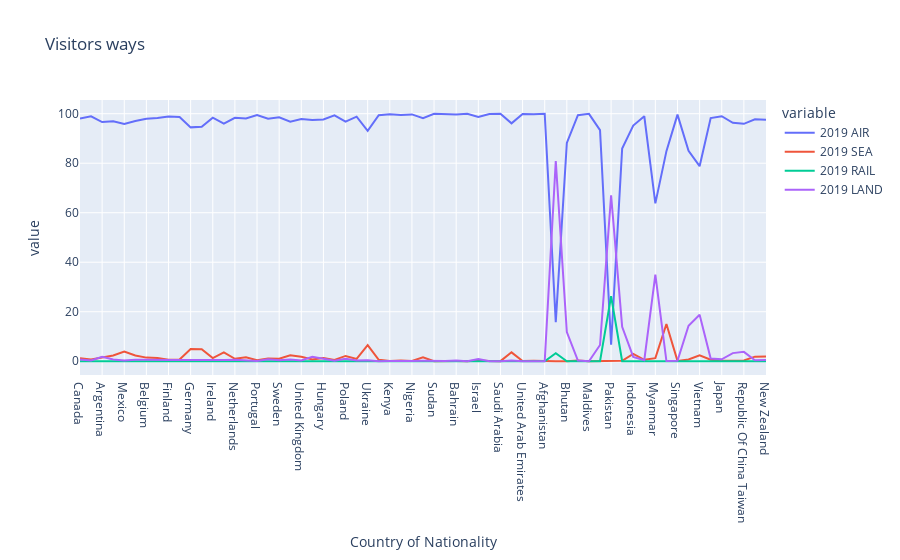

Notebook source saved alongside this figure:
### Code cell
px.line(df,df.index,['2019 AIR',
    '2019 SEA',
    '2019 RAIL',
    '2019 LAND'],title='Visitors ways')

### Figure 1 — Plotly figure (JSON) as saved in the notebook; plotly's stock layout.template omitted (floating-point values rounded to 4 significant figures)
{"data": [{"hovertemplate": "variable=2019 AIR<br>Country of Nationality=%{x}<br>value=%{y}<extra></extra>", "legendgroup": "2019 AIR", "line": {"color": "#636efa", "dash": "solid"}, "marker": {"symbol": "circle"}, "mode": "lines", "name": "2019 AIR", "orientation": "v", "showlegend": true, "type": "scatter", "x": ["Canada", "United States Of America", "Argentina", "Brazil", "Mexico", "Austria", "Belgium", "Denmark", "Finland", "France", "Germany", "Greece", "Ireland", "Italy", "Netherlands", "Norway", "Portugal", "Spain", "Sweden", "Switzerland", "United Kingdom", "Czech Rep.", "Hungary", "Kazakhstan", "Poland", "Russian Federation", "Ukraine", "Egypt", "Kenya", "Mauritius", "Nigeria", "South Africa", "Sudan", "Tanzania", "Bahrain", "Iraq", "Israel", "Oman", "Saudi Arabia", "Turkey", "United Arab Emirates", "Yemen", "Afghanistan", "Bangladesh", "Bhutan", "Iran", "Maldives", "Nepal", "Pakistan", "Sri Lanka", "Indonesia", "Malaysia", "Myanmar", "Philippines", "Singapore", "Thailand", "Vietnam", "China", "Japan", "Korea (Republic Of ", "Republic Of China Taiwan", "Australia", "New Zealand"], "xaxis": "x", "y": [98.1, 98.97, 96.61, 96.93, 95.82, 97.04, 97.92, 98.22, 98.87, 98.7, 94.48, 94.73, 98.38, 95.98, 98.36, 98.06, 99.48, 98, 98.54, 96.81, 97.87, 97.49, 97.68, 99.3, 96.83, 98.81, 93.04, 99.39, 99.81, 99.47, 99.71, 98.18, 99.94, 99.76, 99.67, 99.98, 98.71, 99.9, 99.95, 96.11, 99.9, 99.75, 99.97, 15.79, 88.2, 99.4, 99.93, 93.36, 6.66, 85.95, 95.23, 98.97, 63.76, 84.88, 99.64, 84.98, 78.81, 98.25, 98.98, 96.32, 95.9, 97.77, 97.58], "yaxis": "y"}, {"hovertemplate": "variable=2019 SEA<br>Country of Nationality=%{x}<br>value=%{y}<extra></extra>", "legendgroup": "2019 SEA", "line": {"color": "#EF553B", "dash": "solid"}, "marker": {"symbol": "circle"}, "mode": "lines", "name": "2019 SEA", "orientation": "v", "showlegend": true, "type": "scatter", "x": ["Canada", "United States Of America", "Argentina", "Brazil", "Mexico", "Austria", "Belgium", "Denmark", "Finland", "France", "Germany", "Greece", "Ireland", "Italy", "Netherlands", "Norway", "Portugal", "Spain", "Sweden", "Switzerland", "United Kingdom", "Czech Rep.", "Hungary", "Kazakhstan", "Poland", "Russian Federation", "Ukraine", "Egypt", "Kenya", "Mauritius", "Nigeria", "South Africa", "Sudan", "Tanzania", "Bahrain", "Iraq", "Israel", "Oman", "Saudi Arabia", "Turkey", "United Arab Emirates", "Yemen", "Afghanistan", "Bangladesh", "Bhutan", "Iran", "Maldives", "Nepal", "Pakistan", "Sri Lanka", "Indonesia", "Malaysia", "Myanmar", "Philippines", "Singapore", "Thailand", "Vietnam", "China", "Japan", "Korea (Republic Of ", "Republic Of China Taiwan", "Australia", "New Zealand"], "xaxis": "x", "y": [1.22, 0.68, 1.54, 2.33, 3.89, 2.34, 1.47, 1.33, 0.65, 0.75, 4.96, 4.88, 1.28, 3.56, 0.99, 1.59, 0.37, 1.16, 1.01, 2.45, 1.82, 0.74, 1.35, 0.52, 2.15, 0.92, 6.53, 0.57, 0.06, 0.27, 0.14, 1.63, 0.04, 0.15, 0.07, 0.02, 0.35, 0.09, 0.04, 3.6, 0.1, 0.2, 0.01, 0.04, 0.02, 0.31, 0.05, 0.05, 0.04, 0.18, 3.01, 0.59, 1.24, 15.03, 0.14, 0.69, 2.42, 0.62, 0.25, 0.41, 0.31, 1.85, 1.95], "yaxis": "y"}, {"hovertemplate": "variable=2019 RAIL<br>Country of Nationality=%{x}<br>value=%{y}<extra></extra>", "legendgroup": "2019 RAIL", "line": {"color": "#00cc96", "dash": "solid"}, "marker": {"symbol": "circle"}, "mode": "lines", "name": "2019 RAIL", "orientation": "v", "showlegend": true, "type": "scatter", "x": ["Canada", "United States Of America", "Argentina", "Brazil", "Mexico", "Austria", "Belgium", "Denmark", "Finland", "France", "Germany", "Greece", "Ireland", "Italy", "Netherlands", "Norway", "Portugal", "Spain", "Sweden", "Switzerland", "United Kingdom", "Czech Rep.", "Hungary", "Kazakhstan", "Poland", "Russian Federation", "Ukraine", "Egypt", "Kenya", "Mauritius", "Nigeria", "South Africa", "Sudan", "Tanzania", "Bahrain", "Iraq", "Israel", "Oman", "Saudi Arabia", "Turkey", "United Arab Emirates", "Yemen", "Afghanistan", "Bangladesh", "Bhutan", "Iran", "Maldives", "Nepal", "Pakistan", "Sri Lanka", "Indonesia", "Malaysia", "Myanmar", "Philippines", "Singapore", "Thailand", "Vietnam", "China", "Japan", "Korea (Republic Of ", "Republic Of China Taiwan", "Australia", "New Zealand"], "xaxis": "x", "y": [0.01, 0.01, 0.02, 0, 0, 0, 0, 0, 0, 0, 0.01, 0, 0.01, 0.01, 0.01, 0.01, 0, 0.01, 0.02, 0, 0, 0, 0.02, 0, 0, 0, 0, 0, 0, 0, 0, 0, 0, 0, 0.01, 0, 0, 0, 0, 0.01, 0, 0, 0, 3.27, 0, 0, 0, 0.02, 26.27, 0, 0.02, 0, 0, 0, 0, 0, 0, 0, 0, 0, 0, 0.01, 0], "yaxis": "y"}, {"hovertemplate": "variable=2019 LAND<br>Country of Nationality=%{x}<br>value=%{y}<extra></extra>", "legendgroup": "2019 LAND", "line": {"color": "#ab63fa", "dash": "solid"}, "marker": {"symbol": "circle"}, "mode": "lines", "name": "2019 LAND", "orientation": "v", "showlegend": true, "type": "scatter", "x": ["Canada", "United States Of America", "Argentina", "Brazil", "Mexico", "Austria", "Belgium", "Denmark", "Finland", "France", "Germany", "Greece", "Ireland", "Italy", "Netherlands", "Norway", "Portugal", "Spain", "Sweden", "Switzerland", "United Kingdom", "Czech Rep.", "Hungary", "Kazakhstan", "Poland", "Russian Federation", "Ukraine", "Egypt", "Kenya", "Mauritius", "Nigeria", "South Africa", "Sudan", "Tanzania", "Bahrain", "Iraq", "Israel", "Oman", "Saudi Arabia", "Turkey", "United Arab Emirates", "Yemen", "Afghanistan", "Bangladesh", "Bhutan", "Iran", "Maldives", "Nepal", "Pakistan", "Sri Lanka", "Indonesia", "Malaysia", "Myanmar", "Philippines", "Singapore", "Thailand", "Vietnam", "China", "Japan", "Korea (Republic Of ", "Republic Of China Taiwan", "Australia", "New Zealand"], "xaxis": "x", "y": [0.67, 0.34, 1.83, 0.74, 0.29, 0.62, 0.61, 0.45, 0.48, 0.55, 0.55, 0.4, 0.33, 0.46, 0.65, 0.33, 0.15, 0.83, 0.43, 0.74, 0.3, 1.76, 0.95, 0.18, 1.02, 0.26, 0.43, 0.04, 0.13, 0.26, 0.15, 0.19, 0.01, 0.09, 0.26, 0, 0.94, 0, 0.01, 0.28, 0, 0.05, 0.02, 80.89, 11.78, 0.29, 0.02, 6.58, 67.04, 13.88, 1.75, 0.44, 35, 0.08, 0.21, 14.34, 18.77, 1.13, 0.77, 3.28, 3.79, 0.38, 0.48], "yaxis": "y"}], "layout": {"legend": {"title": {"text": "variable"}, "tracegroupgap": 0}, "title": {"text": "Visitors ways"}, "xaxis": {"anchor": "y", "domain": [0, 1], "title": {"text": "Country of Nationality"}}, "yaxis": {"anchor": "x", "domain": [0, 1], "title": {"text": "value"}}}}
